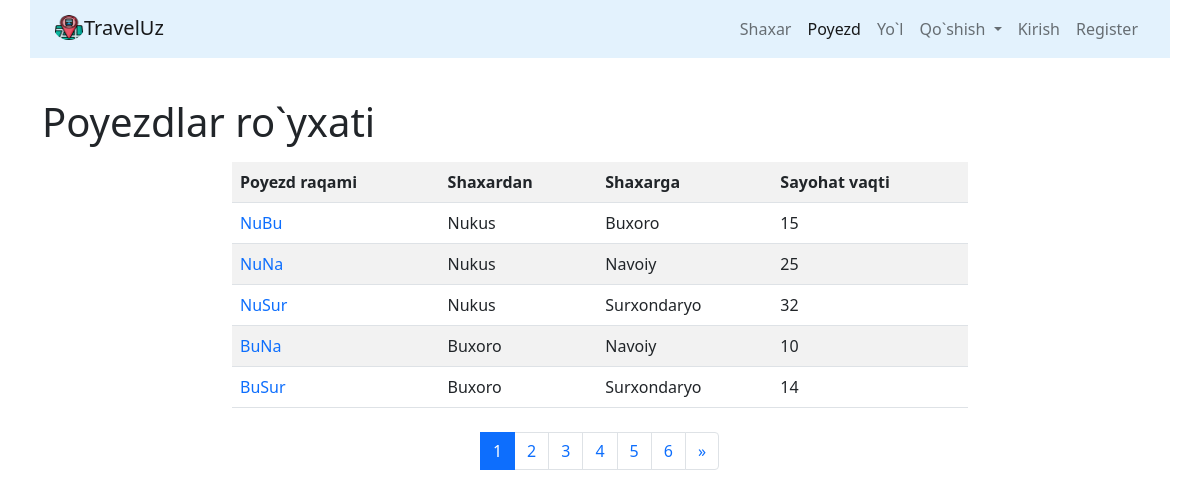
The page /trains/ on the database as committed earlier.
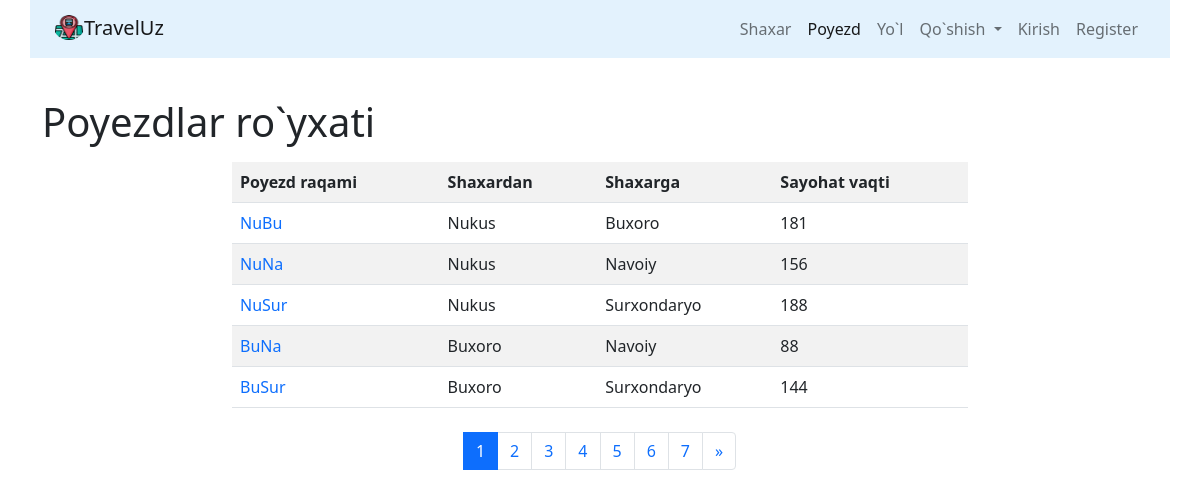
The same page on the database as committed later.
### trains/models.py (models this page shows, shortened)
class Train(models.Model):
    name=models.CharField(max_length=50,unique=True,verbose_name='Poyezd xos nomi')
    travel_time=models.PositiveSmallIntegerField(verbose_name='Sayohat vaqti')
    from_city=models.ForeignKey(City,on_delete=models.CASCADE,related_name='from_city_set',verbose_name='Qaysi shaxardan')
    to_city=models.ForeignKey(City,on_delete=models.CASCADE,related_name='to_city_set',verbose_name='Qaysi shaxarga')
    start_train_day=models.DateField(null=True,blank=True)
    start_train_time=models.TimeField(null=True,blank=True)
    end_train_day=models.DateField(null=True,blank=True)
    place=models.IntegerField(default=0)
    class Meta:
        verbose_name='Poyezd'
        verbose_name_plural='Poyezdlar ombori'

### cities/models.py (models this page shows)
class City(models.Model):
    name=models.CharField(max_length=200,unique=True,verbose_name='Shaxar')
    about_city=RichTextUploadingField(blank=True,null=True)
    def __str__(self):
        return self.name
    class Meta:
        verbose_name= "Shaxar"
        verbose_name_plural= "Shaxarlar ombori"
        ordering=["name"]

### trains/views.py (the view)
# urls.py: path('',TrainListView.as_view(),name='home'),
class TrainListView(ListView):
    model=Train
    template_name='trains/home.html'
    paginate_by=5
    context_object_name='trains'

### trains/templates/trains/home.html (shortened to what this page needs)
{% extends 'base.html' %}
{% block content %}
<h1>Poyezdlar ro`yxati</h1>
<div class="row">
    <div class="col-md-8 mx-auto my-2">
        <table class="table table-striped">
            <tr>
                <th>Poyezd raqami</th>
                <th>Shaxardan</th>
                <th>Shaxarga</th>
                <th>Sayohat vaqti</th>
            </tr>
        {% for object in page_obj %}
             <tr>
                 <td><a style="text-decoration:none" href="{% url 'trains:detail' object.pk %}">{{object.name}}</a></td>
                 <td>{{object.from_city}}</td>
                 <td>{{object.to_city}}</td>
                 <td>{{object.travel_time}}</td>
             </tr>
        {% endfor %}
        </table>
    </div>
</div>
<nav aria-label="Page navigation example">
  <ul class="pagination justify-content-center">
      {% for page in page_obj.paginator.page_range %}
            <li class="page-item {% if page == page_obj.number %}active{% endif %}"><a class="page-link" href="?page={{page}}">{{page}}</a></li>
      {% endfor %}
    <li class="page-item">
         {% if page_obj.has_next %}
            <a class="page-link" href="?page={{ page_obj.next_page_number }}" aria-label="Next">
                <span aria-hidden="true">&raquo;</span>
            </a>
        {% endif %}
    </li>
  </ul>
</nav>
{% endblock %}

Rows that differ between the two databases and show on the page:
changed Train "NuBu": travel_time "15" → "181"
changed Train "NuNa": travel_time "25" → "156"
changed Train "NuSur": travel_time "32" → "188"
changed Train "BuNa": travel_time "10" → "88"
changed Train "BuSur": travel_time "14" → "144"
Other text that changed with them:
new list line: "7"
